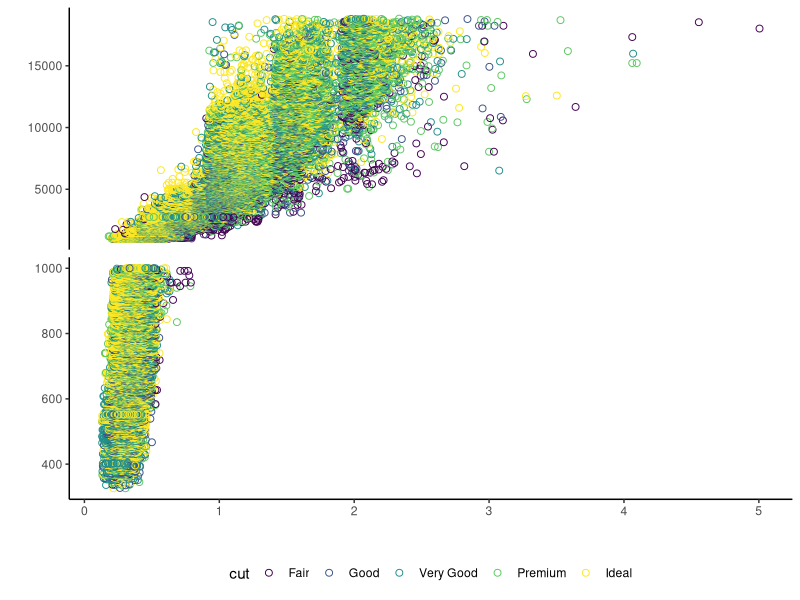

Generate this figure with R:
library(ggplot2)
data(diamonds)
summary(diamonds)
data<-diamonds

#set a new variable "mask" that we will facet the data on to force a broken axis and give every line 0
data$mask = 0
#decide a y value (1000) that the axis will be broken at and assign all rows with value > that value a 1
data$mask[data$price > 1000] = 1
#relevel so orient the facet correctly
data$mask = factor(data$mask, levels = c('1', '0'))

#classic ggplot
p <- ggplot(data, aes(x=carat, y=price, col=cut))
        p <- p + theme_classic() #classic theme is best for broken axis --> least obvious
        p <- p + theme(legend.position="bottom")
        p <- p + geom_jitter(width=.1,height=0, shape=1,size=2)
        p <- p + xlab("") + ylab("")

#facet grid this way facets vertically so that mask=1 is plotted above and separately from mask=0
p<- p + facet_grid(mask~., scales="free")
p + theme(strip.text.y = element_blank()) # remove the facet labels